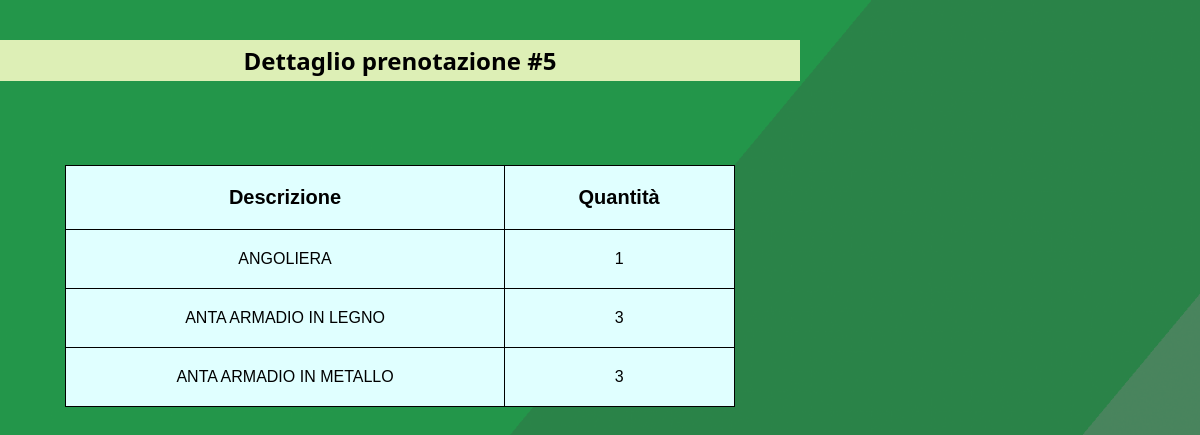
The page /php/visualizzaDettagliAppuntamenti.php?cod=5 on the database its author committed.
### tables this page shows
CREATE TABLE `dettaglioprenotazione` (
  `nprenotazione` int(11) NOT NULL,
  `descrizione` varchar(255) NOT NULL,
  `quantita` int(11) DEFAULT NULL,
  PRIMARY KEY (`nprenotazione`,`descrizione`)
);

### php/utility/dbManager.php (called while the page is built, shortened)
<?php
    require_once "dbConfig.php";
    $database = new DbManager();
    class DbManager{
        private $mysqli_conn = null;
        function openConnection(){
    		if (!$this->isOpened()){
    			global $dbHostname;
    			global $dbUsername;
    			global $dbPassword;
    			global $dbName;
    			$this->mysqli_conn = new mysqli($dbHostname, $dbUsername, $dbPassword, $dbName);
				$this->mysqli_conn->select_db($dbName) or
					die ('Can\'t use $dbName: ' . mysqli_error());
			}
    }
    function isOpened(){
        return ($this->mysqli_conn != null);
    }
    function queryRun($queryText){
        return $this->mysqli_conn->query($queryText);
    }
}
?>

### php/utility/dbConfig.php (called while the page is built)
<?php
    $dbHostname = "localhost";
    $dbUsername = "root";
    $dbPassword = "";
    $dbName ="greenservice";
?>

### php/utility/greenservicedb.php (called while the page is built, shortened)
<?php
    require_once "/dbManager.php";
    function visualizzaDettagliPrenotazione($cod)
    {
        global $database;
        $query = "SELECT descrizione, quantita
        FROM dettaglioprenotazione
        WHERE nprenotazione = '$cod'
        ORDER BY descrizione ASC;";
        $result = $database->queryRun($query);
        return $result;
    }
?>

### php/visualizzaDettagliAppuntamenti.php (the view, shortened to what this page needs)
<?php
    require_once "./utility/greenservicedb.php";
?>
<!DOCTYPE html>
<html lang = "it">
    <head>
        <link rel ="stylesheet" type="text/css" href="../css/styleIngombrantiD.css">
    </head>
    <body>
    <?php
        $cod = $_GET['cod'];
        echo"<h2> Dettaglio prenotazione #".$cod."</h2>";
        $result = visualizzaDettagliPrenotazione($cod);
        if($result->num_rows <> 0)
        {
            echo "<table class='tabellaphp'>
            <tr>
                <th> Descrizione </th>
                <th> Quantità </th>
            </tr> ";
        while($row = $result->fetch_assoc()) {
            $riga = "<tr>
            <td>".$row['descrizione']."</td>
            <td>".$row['quantita']."</td>
            </tr>";
            echo $riga;
          }
        echo "</table>";
        }
    ?>
    </body>
</html>

### css/styleIngombrantiD.css (style rules this page uses)
body { width: 800px; height: 600px; margin: 0; background-image: url("../img/background.png"); background-repeat: no-repeat; background-size: cover; background-attachment: fixed; }
h2 { text-align: center; background-color: rgba(221,239,182,1); padding: 0.5%; margin-top: 5%; font-family: 'Segoe UI', Tahoma, Verdana, sans-serif }
td, tr { padding: 20px 110px; border: solid 1px black; background-color: lightcyan; font-family:Verdana, sans-serif; text-align: center; }
th { padding: 20px 20px; border: solid 1px black; background-color: lightcyan; font-family:Verdana, sans-serif; font-size: 20px; }
table { text-align: center; margin-top: 10.5%; margin-left: auto; margin-right: auto; margin-bottom: 3%; border: solid 1px black; border-collapse: collapse; }

### rows shown on the page
dettaglioprenotazione: descrizione "ANGOLIERA", quantita "1"
dettaglioprenotazione: descrizione "ANTA ARMADIO IN LEGNO", quantita "3"
dettaglioprenotazione: descrizione "ANTA ARMADIO IN METALLO", quantita "3"

### other values the page prints
$cod "5"
